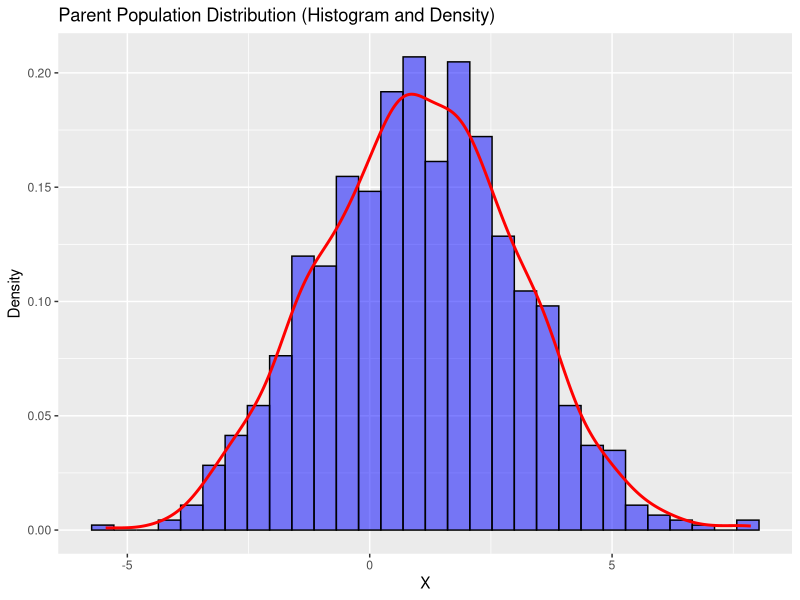
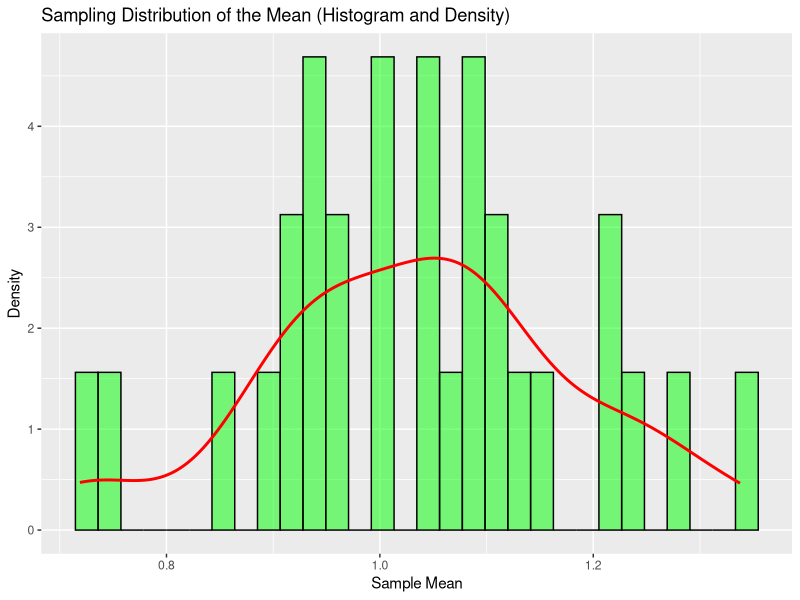

Write the R code that produced these figures, in order.
#install.packages('ggplot2')
library(stats)
library(ggplot2)
library(dplyr)

# Generate a parent population
generate_parent_pop <- function(type_of_distribution, number_of_obs = 1000, mean = 1, std = 2, min = 0, max =1, rate = 0.5, 
                                size = 10 , prob = 0.5, lambda = 10, df = 3){
  if (type_of_distribution == 'normal'){
    df <- data.frame(X = rnorm(number_of_obs, mean = mean, sd = std))
  } else if (type_of_distribution == 'uniform') {
    df <- data.frame(X = runif(number_of_obs, min, max))
  } else if (type_of_distribution == 'exponential') {
    df <- data.frame(X = rexp(number_of_obs, rate))
  } else if (type_of_distribution == 'binomial') {
    df <- data.frame(X = rbinom(number_of_obs, size, prob))
  } else if (type_of_distribution == 'poisson') {
    df <- data.frame(X = rpois(number_of_obs, lambda))
  } else if (type_of_distribution == 'chisquare'){
    df <- data.frame(X = rchisq (number_of_obs, df))
  }
}

# Resampling: Number of samples and sample size
sampling_means <- function(number_of_samples, parent_pop_df, sample_size) {
  sampled_means <- numeric(number_of_samples)
  
  for (i in 1:number_of_samples) {
    sample_df <- sample_n(parent_pop_df, sample_size, replace = TRUE)
    sampled_means[i] <- mean(sample_df$X)
  }
  
  return(data.frame(X_mean = sampled_means))
}


## ====================================================

# Make a parent population with a desired distribution
df = generate_parent_pop(type_of_distribution = 'normal')
# Generate sampled means from the parent population
sampled_dist <- sampling_means(30, df, 150)
sampled_mean = mean(sampled_dist$X_mean); sampled_mean
sample_std = sd(sampled_dist$X_mean); sample_std


## ============ Generating the plots =================

# Plot the parent population distribution using a histogram with density curve
ggplot(df, aes(x = X)) + 
  geom_histogram(aes(y = ..density..), bins = 30, fill = 'blue', alpha = 0.5, color = 'black') + 
  geom_density(color = 'red', size = 1) + 
  ggtitle("Parent Population Distribution (Histogram and Density)") + 
  xlab("X") + 
  ylab("Density")

# Plot the sampling distribution using a histogram with density curve
ggplot(sampled_dist, aes(x = X_mean)) + 
  geom_histogram(aes(y = ..density..), bins = 30, fill = 'green', alpha = 0.5, color = 'black') + 
  geom_density(color = 'red', size = 1) + 
  ggtitle("Sampling Distribution of the Mean (Histogram and Density)") + 
  xlab("Sample Mean") + 
  ylab("Density")
